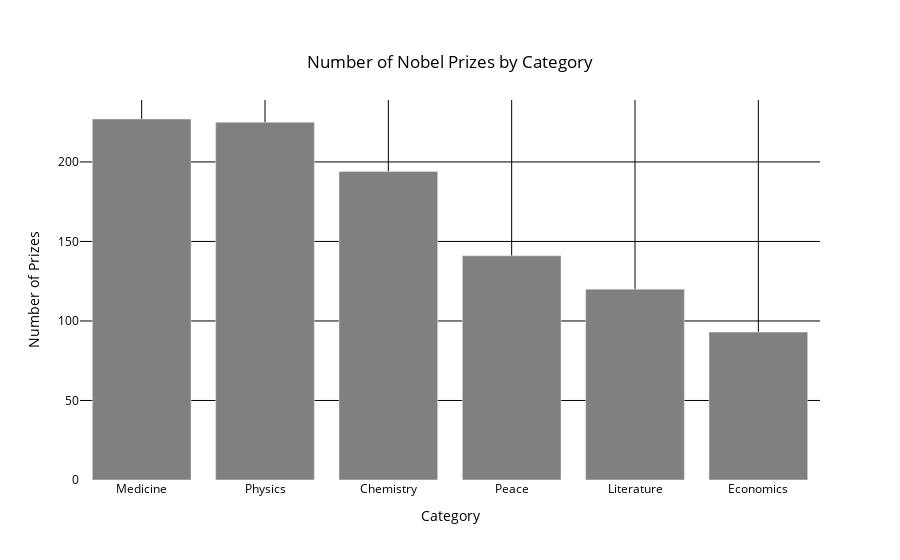

Here is the notebook cell this chart was saved with:
### Markdown cell above
### 1. The most popular award categories

### Code cell
import plotly.graph_objects as go
category_counts = nobel['category'].value_counts().reset_index()
category_counts.columns = ['Category', 'Count']

category_counts = category_counts.sort_values(by='Count', ascending=False)

fig = go.Figure(data=[go.Bar(
    x=category_counts['Category'],
    y=category_counts['Count'],
    marker_color='gray'
)])

fig.update_layout(
    title={
        'text': 'Number of Nobel Prizes by Category',
        'y':0.9,
        'x':0.5,
        'xanchor': 'center',
        'yanchor': 'top'
    },
    xaxis_title="Category",
    yaxis_title="Number of Prizes",
    paper_bgcolor='white',
    plot_bgcolor='white',
    font=dict(color='black'),
    bargap=0.2,
    xaxis=dict(
        gridcolor='black'),  
    yaxis=dict(
        gridcolor='black'),  
    )


fig.show()

### Figure 1 — Plotly figure (JSON) as saved in the notebook; plotly's stock layout.template omitted (floating-point values rounded to 4 significant figures)
{"data": [{"marker": {"color": "gray"}, "type": "bar", "x": ["Medicine", "Physics", "Chemistry", "Peace", "Literature", "Economics"], "y": [227, 225, 194, 141, 120, 93]}], "layout": {"bargap": 0.2, "font": {"color": "black"}, "paper_bgcolor": "white", "plot_bgcolor": "white", "title": {"text": "Number of Nobel Prizes by Category", "x": 0.5, "xanchor": "center", "y": 0.9, "yanchor": "top"}, "xaxis": {"gridcolor": "black", "title": {"text": "Category"}}, "yaxis": {"gridcolor": "black", "title": {"text": "Number of Prizes"}}}}
